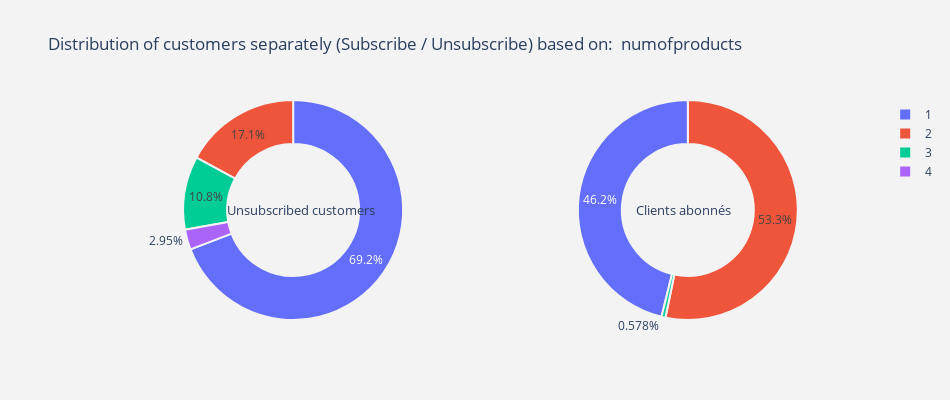

This figure's notebook cell:
### Markdown cell above
#### 2.3.1.3 Number of products

### Code cell
# Call the plot_bar function and plot the bar diagram for the numofproducts descriptor
plot_bar(data, cat_cols[2])
# Call of the function to plot the pie chart for the numofproducts descriptor
plot_pie(cat_cols[2])

### Figure 1 — Plotly figure (JSON) as saved in the notebook; plotly's stock layout.template omitted (floating-point values rounded to 4 significant figures)
{"data": [{"domain": {"x": [0, 0.48]}, "hole": 0.6, "hoverinfo": "label+percent+name", "labels": [1, 2, 3, 4], "marker": {"line": {"color": "rgb(243,243,243)", "width": 2}}, "name": "Unsubscribed customers", "type": "pie", "values": [1409, 348, 220, 60]}, {"domain": {"x": [0.52, 1]}, "hole": 0.6, "hoverinfo": "label+percent+name", "labels": [2, 1, 3], "marker": {"line": {"color": "rgb(243,243,243)", "width": 2}}, "name": "Subscribed customers", "type": "pie", "values": [4242, 3675, 46]}], "layout": {"annotations": [{"font": {"size": 13}, "showarrow": false, "text": "Unsubscribed customers", "x": 0.15, "y": 0.5}, {"font": {"size": 13}, "showarrow": false, "text": "Clients abonnés", "x": 0.82, "y": 0.5}], "autosize": false, "height": 400, "paper_bgcolor": "rgb(243,243,243)", "plot_bgcolor": "rgb(243,243,243)", "title": {"text": " Distribution of customers separately (Subscribe / Unsubscribe) based on:  numofproducts"}, "width": 950}}
